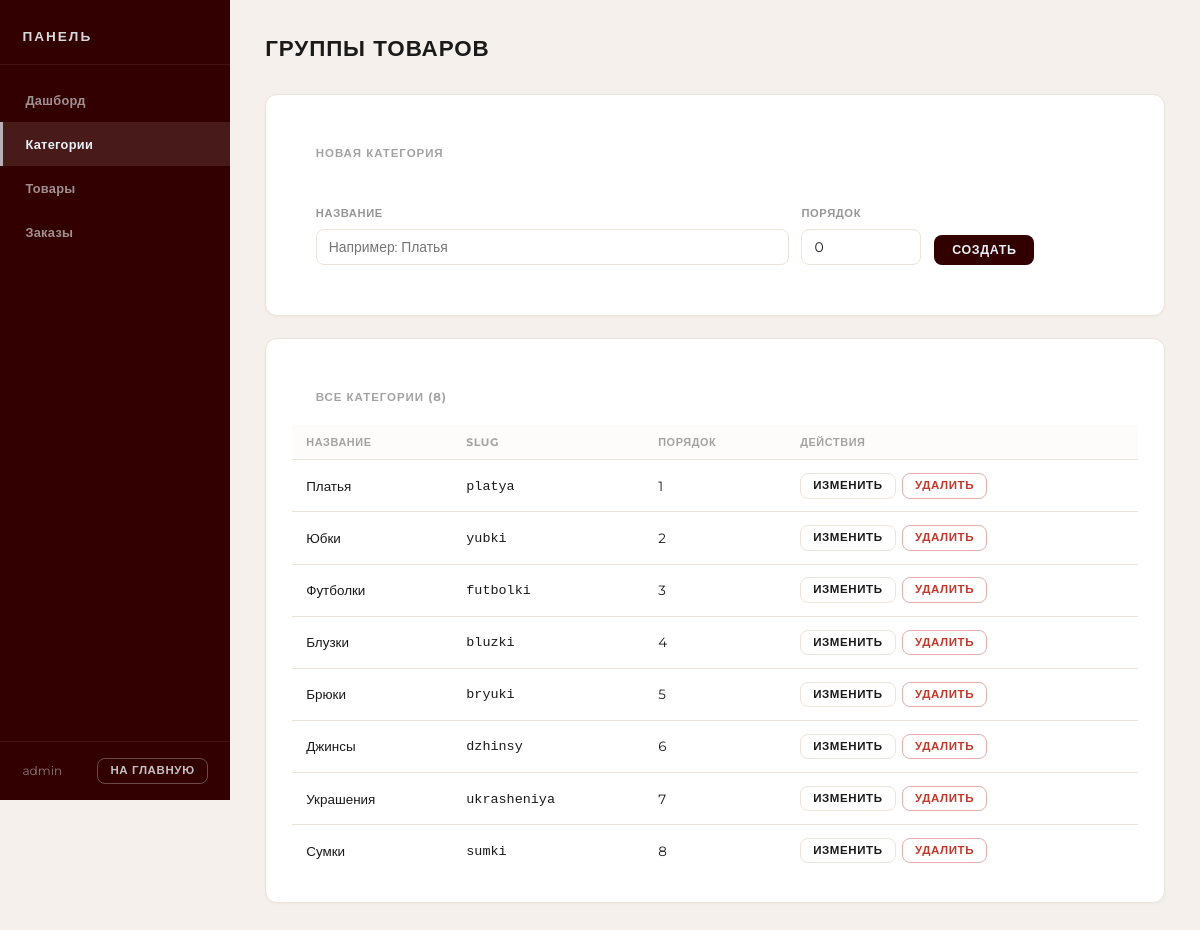
Screenshot of /admin/categories.php (signed in) with the database file from the repository.
### tables this page shows
CREATE TABLE `product_categories` (
  `id` int UNSIGNED NOT NULL,
  `name` varchar(100) NOT NULL,
  `slug` varchar(110) NOT NULL,
  `sort_order` int UNSIGNED NOT NULL DEFAULT '0',
  `created_at` datetime NOT NULL DEFAULT CURRENT_TIMESTAMP
);

### includes/security.php (called while the page is built, shortened)
<?php
function e(string $str): string {
    return htmlspecialchars($str, ENT_QUOTES | ENT_SUBSTITUTE, 'UTF-8');
}

### config/db.php (called while the page is built, shortened)
<?php
function db(): PDO {
    static $pdo = null;
    if ($pdo === null) {
        $dsn = sprintf('mysql:host=%s;dbname=%s;charset=%s', DB_HOST, DB_NAME, DB_CHARSET);
        $options = [
            PDO::ATTR_ERRMODE            => PDO::ERRMODE_EXCEPTION,
            PDO::ATTR_DEFAULT_FETCH_MODE => PDO::FETCH_ASSOC,
            PDO::ATTR_EMULATE_PREPARES   => false,
        ];
        try {
            $pdo = new PDO($dsn, DB_USER, DB_PASS, $options);
        } catch (PDOException $e) {
            error_log($e->getMessage());
            die('Database connection error. Please try again later.');
        }
    }
    return $pdo;
}

### includes/categories.php (called while the page is built, shortened)
<?php
require_once __DIR__ . '/../config/db.php';
require_once __DIR__ . '/security.php';
function categories_all(): array {
    $stmt = db()->query(
        'SELECT id, name, slug, sort_order FROM product_categories ORDER BY sort_order, name'
    );
    return $stmt->fetchAll();
}

### admin/categories.php (the view, shortened to what this page needs)
<?php
require_once ROOT . '/config/db.php';
require_once ROOT . '/includes/security.php';
require_once ROOT . '/includes/categories.php';
$categories = categories_all();
$editCategory = isset($_GET['edit']) ? category_by_id((int)$_GET['edit']) : null;
?>
<!DOCTYPE html>
<html lang="ru">
<head>
    <link rel="stylesheet" href="/assets/css/style.css">
    <link rel="stylesheet" href="/admin/assets/css/admin.css">
</head>
<body class="admin-layout">
<?php include __DIR__ . '/includes/admin_nav.php'; ?>
<main class="admin-main">
    <div class="admin-header">
        <h1>Группы товаров</h1>
    </div>
    <section class="admin-card">
        <h2><?= $editCategory ? 'Редактировать категорию' : 'Новая категория' ?></h2>
        <form method="post" action="/admin/categories.php" class="form-inline">
            <div class="form-group" style="min-width:200px">
                <label for="name">Название</label>
                <input type="text" id="name" name="name" required maxlength="100"
                       placeholder="Например: Платья"
                       value="<?= e($editCategory['name'] ?? '') ?>">
            </div>
            <div class="form-group form-group--small">
                <label for="sort_order">Порядок</label>
                <input type="number" id="sort_order" name="sort_order" min="0"
                       value="<?= (int)($editCategory['sort_order'] ?? 0) ?>">
            </div>
            <div class="form-group" style="flex:0 0 auto;padding-top:1.55rem;margin-bottom:0">
                <button type="submit" class="btn btn--primary"><?= $editCategory ? 'Сохранить' : 'Создать' ?></button>
            </div>
        </form>
    </section>
    <section class="admin-card">
        <h2>Все категории (<?= count($categories) ?>)</h2>
        <?php if (empty($categories)): ?>
            <p class="empty-hint">Категорий пока нет.</p>
        <?php else: ?>
        <table class="admin-table admin-table--simple">
            <thead><tr><th>Название</th><th>Slug</th><th>Порядок</th><th>Действия</th></tr></thead>
            <tbody>
            <?php foreach ($categories as $cat): ?>
                <tr>
                    <td><?= e($cat['name']) ?></td>
                    <td><code><?= e($cat['slug']) ?></code></td>
                    <td><?= (int)$cat['sort_order'] ?></td>
                    <td class="actions">
                        <div class="actions-wrap">
                        <a href="/admin/categories.php?edit=<?= (int)$cat['id'] ?>"
                           class="btn btn--sm btn--ghost">Изменить</a>
                        <form method="post" action="/admin/categories.php"
                              onsubmit="return confirm('Удалить категорию «<?= e($cat['name']) ?>»?')">
                            <button type="submit" class="btn btn--sm btn--danger">Удалить</button>
                        </form>
                        </div>
                    </td>
                </tr>
            <?php endforeach; ?>
            </tbody>
        </table>
        <?php endif; ?>
    </section>
</main>
</body>
</html>

### admin/includes/admin_nav.php (shortened to what this page needs)
<?php
$currentPage = basename($_SERVER['PHP_SELF']);
?>
<aside class="admin-sidebar" id="admin-sidebar">
    <div class="admin-sidebar__logo">
        <a href="/admin/index.php">Панель</a>
    </div>
    <nav class="admin-nav">
        <a href="/admin/index.php"
           class="admin-nav__item <?= $currentPage === 'index.php' ? 'admin-nav__item--active' : '' ?>">
            Дашборд
        </a>
        <a href="/admin/categories.php"
           class="admin-nav__item <?= $currentPage === 'categories.php' ? 'admin-nav__item--active' : '' ?>">
            Категории
        </a>
        <a href="/admin/products.php"
           class="admin-nav__item <?= in_array($currentPage, ['products.php','product_edit.php']) ? 'admin-nav__item--active' : '' ?>">
            Товары
        </a>
        <a href="/admin/admin_orders.php"
           class="admin-nav__item <?= $currentPage === 'admin_orders.php' ? 'admin-nav__item--active' : '' ?>">
            Заказы
        </a>
    </nav>
    <div class="admin-sidebar__footer">
        <span><?= e($_SESSION['username'] ?? '') ?></span>
        <a href="/" class="btn btn--sm btn--ghost">На главную</a>
    </div>
</aside>

### assets/css/style.css (style rules this page uses)
*, *::before, *::after { margin: 0; padding: 0; box-sizing: border-box; }
:root { --page-bg: #FFFFFF; --header-bg: #330000; --header-text: #E7F0F7; --main-text: #1A1A1A; }
body { background-color: var(--page-bg); color: var(--main-text); font-family: "Montserrat", sans-serif; font-weight: 400; line-height: 1.5; scroll-behavior: smooth; }
a { text-decoration: none; color: inherit; }

### rows the page displays
product_categories: name "Платья", slug "platya", sort_order "1"
product_categories: name "Юбки", slug "yubki", sort_order "2"
product_categories: name "Футболки", slug "futbolki", sort_order "3"
product_categories: name "Блузки", slug "bluzki", sort_order "4"
product_categories: name "Брюки", slug "bryuki", sort_order "5"
product_categories: name "Джинсы", slug "dzhinsy", sort_order "6"
product_categories: name "Украшения", slug "ukrasheniya", sort_order "7"
product_categories: name "Сумки", slug "sumki", sort_order "8"

### other values shown
$_SESSION['username'] "admin"
count($categories) "8"
